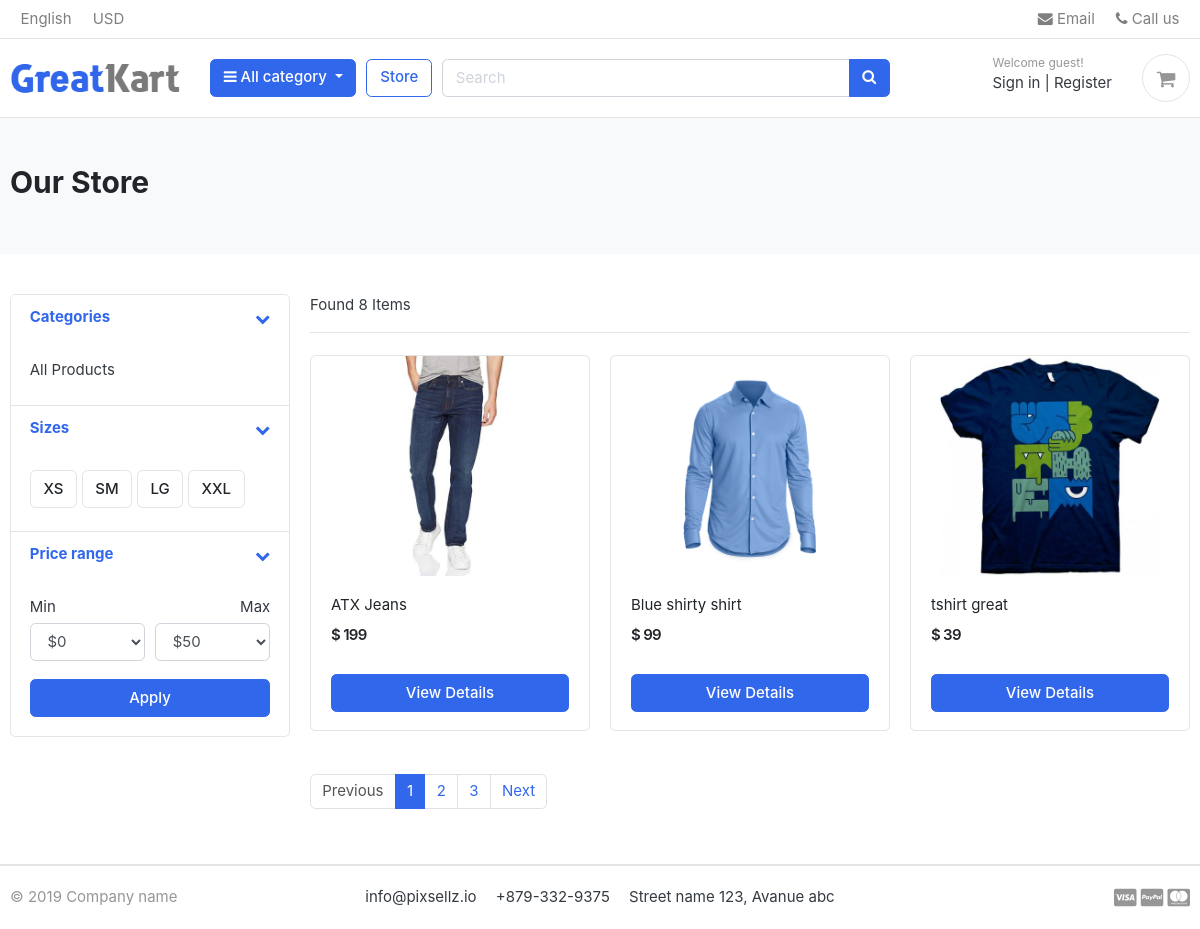
/store/, run on the app's committed database.
### store/models.py (models this page shows, shortened)
class Product(models.Model):
    product_name = models.CharField(max_length=200, unique=True)
    slug = models.SlugField(max_length=200, unique=True)
    description = models.TextField(max_length=500, blank=True)
    price = models.IntegerField()
    images = models.ImageField(upload_to='photos/products')
    stock = models.IntegerField()
    is_available = models.BooleanField(default=True)
    category = models.ForeignKey(Category, on_delete=models.CASCADE)
    created_date = models.DateTimeField(auto_now_add=True)
    modified_date = models.DateTimeField(auto_now=True)
    def get_url(self):
        return reverse('product_detail', args = [self.category.slug, self.slug])

### store/views.py (the view)
# urls.py: path('store/', include('store.urls')),
def store(request, category_slug=None):
    categories = None
    products = None
    if category_slug != None:
        categories = get_object_or_404(Category, slug=category_slug)
        products = Product.objects.filter(category=categories, is_available=True)
        paginator = Paginator(products,1)
        page = request.GET.get('page')
        paged_products = paginator.get_page(page)
        product_count = products.count()
    else:
        products = Product.objects.all().filter(is_available=True).order_by('id') #Order to avoid the warning on the different order of products
        paginator = Paginator(products,3)
        page = request.GET.get('page')
        paged_products = paginator.get_page(page)
        product_count = products.count()
    context = {
        'products': paged_products,
        'product_count': product_count,
    }
    return render(request, 'store/store.html', context)

### templates/store/store.html (shortened to what this page needs)
{% extends 'base.html' %}
{% load static %}
{% block content %}
<section class="section-pagetop bg">
<div class="container">
	{% if 'search' in request.path %}
		<h2 class="title-page">Search Results</h2>
	{% else %}
		<h2 class="title-page">Our Store</h2>
	{% endif %}
</div>
</section>
<section class="section-content padding-y">
<div class="container">
<div class="row">
	<aside class="col-md-3">
<div class="card">
	<article class="filter-group">
		<header class="card-header">
			<a href="#" data-toggle="collapse" data-target="#collapse_1" aria-expanded="true" class="">
				<i class="icon-control fa fa-chevron-down"></i>
				<h6 class="title">Categories</h6>
			</a>
		</header>
		<div class="filter-content collapse show" id="collapse_1" style="">
			<div class="card-body">
				<ul class="list-menu">
        <li><a href="{% url 'store' %}"> All Products  </a></li>
				</ul>
			</div>
		</div>
	</article>
	<article class="filter-group">
		<header class="card-header">
			<a href="#" data-toggle="collapse" data-target="#collapse_4" aria-expanded="true" class="">
				<i class="icon-control fa fa-chevron-down"></i>
				<h6 class="title">Sizes </h6>
			</a>
		</header>
		<div class="filter-content collapse show" id="collapse_4" style="">
			<div class="card-body">
			  <label class="checkbox-btn">
			    <span class="btn btn-light"> XS </span>
			  </label>
			  <label class="checkbox-btn">
			    <span class="btn btn-light"> SM </span>
			  </label>
			  <label class="checkbox-btn">
			    <span class="btn btn-light"> LG </span>
			  </label>
			  <label class="checkbox-btn">
			    <span class="btn btn-light"> XXL </span>
			  </label>
		</div>
		</div>
	</article>
	<article class="filter-group">
		<header class="card-header">
			<a href="#" data-toggle="collapse" data-target="#collapse_3" aria-expanded="true" class="">
				<i class="icon-control fa fa-chevron-down"></i>
				<h6 class="title">Price range </h6>
			</a>
		</header>
		<div class="filter-content collapse show" id="collapse_3" style="">
			<div class="card-body">
				<div class="form-row">
				<div class="form-group col-md-6">
				  <label>Min</label>
				  	<select class="mr-2 form-control">
						<option value="0">$0</option>
					</select>
				</div>
				<div class="form-group text-right col-md-6">
				  <label>Max</label>
				  	<select class="mr-2 form-control">
						<option value="50">$50</option>
					</select>
				</div>
				</div>
				<button class="btn btn-block btn-primary">Apply</button>
			</div>
		</div>
	</article>
</div>
	</aside>
	<main class="col-md-9">
<header class="border-bottom mb-4 pb-3">
		<div class="form-inline">
			<span class="mr-md-auto"> Found {{ product_count }} Items </span>
		</div>
</header>
<div class="row">
	{% if products%}
  {% for product in products %}
	<div class="col-md-4">
		<figure class="card card-product-grid">
			<div class="img-wrap">
				<a href="{{ product.get_url }}"><img src="{{ product.images.url }}"></a>
			</div>
			<figcaption class="info-wrap">
				<div class="fix-height">
					<a href="{{ product.get_url }}" class="title">{{ product.product_name }}</a>
					<div class="price-wrap mt-2">
						<span class="price">$ {{ product.price }}</span>
					</div>
				</div>
				<a href="{{ product.get_url }}" class="btn btn-block btn-primary">View Details </a>
			</figcaption>
		</figure>
	</div>
  {% endfor %}
	{% else %}
	<div><h2>No result found. Please try other search terms. </h2></div>
	{% endif %}
</div>
<nav class="mt-4" aria-label="Page navigation sample">
	{% if products.has_other_pages %}
	  <ul class="pagination">
			{% if products.has_previous %}
	    <li class="page-item"><a class="page-link" href="?page={{products.previous_page_number}}">Previous</a></li>
			{% else %}
			<li class="page-item disabled"><a class="page-link" href="#">Previous</a></li>
			{% endif %}
			{% for i in products.paginator.page_range %}
				{% if products.number == i %}
	    		<li class="page-item active"><a class="page-link" href="#">{{i}}</a></li>
				{% else %}
					<li class="page-item"><a class="page-link" href="?page={{i}}">{{i}}</a></li>
				{% endif %}
			{% endfor %}
			{% if products.has_next %}
	    	<li class="page-item"><a class="page-link" href="?page={{products.next_page_number}}">Next</a></li>
			{% else %}
				<li class="page-item disabled"><a class="page-link" href="#">Next</a></li>
			{% endif %}
	  </ul>
	{% endif %}
</nav>
	</main>
</div>
</div>
</section>
{% endblock %}

### static/css/ui.css (style rules this page uses)
html { font-family: "Inter", sans-serif; font-size: 15px; }
.img-wrap { text-align: center; display: block; }
.img-wrap img { max-width: 100%; }
.price-wrap { letter-spacing: -0.7px; }
.padding-y { padding-top: 40px; padding-bottom: 40px; }
figure { margin-bottom: 0; }
article:after, .form-group:after { display: block; clear: both; content: ""; }
.bg { background-color: #f8f9fa; }
.title-page { color: #212529; }
.btn-light { background-color: #fff; border-color: #e4e4e4; }
[class*=list-] li:after { visibility: hidden; display: block; content: ""; overflow: hidden; height: 0; clear: both; }
.list-menu { list-style: none; margin: 0; padding-left: 0; }
.list-menu li { margin-bottom: 5px; }
.list-menu a { color: #343a40; }
[class*=card-product] a.title { color: #212529; display: block; }
[class*=card-product] .img-wrap { overflow: hidden; position: relative; }
[class*=card-product] .img-wrap img { height: 100%; max-width: 100%; width: auto; display: inline-block; -o-object-fit: cover; object-fit: cover; }
.card-product-grid { margin-bottom: 20px; }
.card-product-grid .img-wrap { border-radius: 0.2rem 0.2rem 0 0; height: 220px; }
.card-product-grid .info-wrap { overflow: hidden; padding: 18px 20px; }
.card-product-grid .fix-height { height: 80px; overflow: hidden; }
.card .img-wrap { overflow: hidden; }
.price { font-weight: 600; color: #212529; }
.icon-control { margin-top: 5px; float: right; font-size: 80%; }
.card-header .title { margin-bottom: 0; line-height: 1.5; }
.filter-group { border-bottom: 1px solid #e4e4e4; }
.filter-group .card-header { border-bottom: 0; }
.filter-group:last-child { border-bottom: 0; }
.checkbox-btn { position: relative; }
.section-pagetop { padding: 45px 0; }

### data on the page
Product: images (picture), product_name "ATX Jeans", price "199"
Product: images (picture), product_name "Blue shirty shirt", price "99"
Product: images (picture), product_name "tshirt great", price "39"

### other printed values
{{ product_count }} "8"
{{ i }} "1"
{{ i }} "2" "3"
